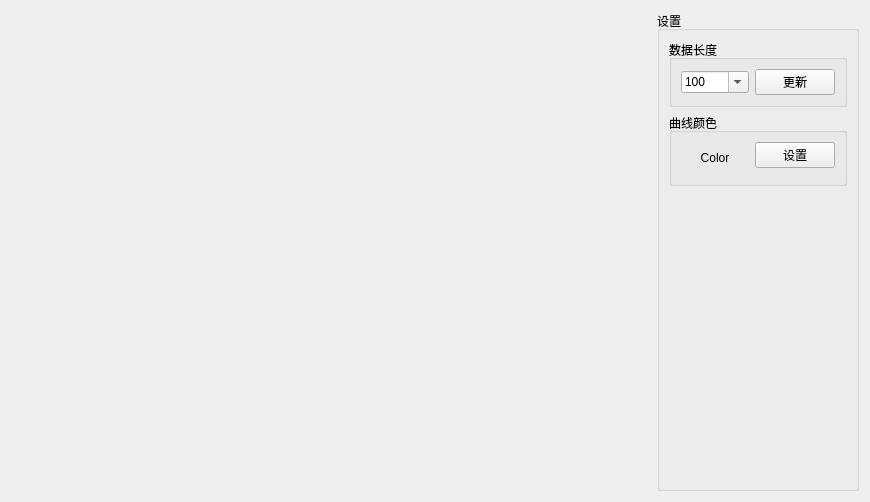
<?xml version="1.0" encoding="UTF-8"?>
<ui version="4.0">
 <class>Form_Draw_Curve</class>
 <widget class="QWidget" name="Form_Draw_Curve">
  <property name="geometry">
   <rect>
    <x>0</x>
    <y>0</y>
    <width>870</width>
    <height>498</height>
   </rect>
  </property>
  <property name="windowTitle">
   <string>Form</string>
  </property>
  <layout class="QGridLayout" name="gridLayout_2">
   <item row="1" column="2">
    <widget class="QCustomPlot" name="widget" native="true">
     <property name="minimumSize">
      <size>
       <width>640</width>
       <height>480</height>
      </size>
     </property>
     <layout class="QGridLayout" name="gridLayout"/>
    </widget>
   </item>
   <item row="1" column="3">
    <widget class="QGroupBox" name="groupBox">
     <property name="title">
      <string>设置</string>
     </property>
     <layout class="QGridLayout" name="gridLayout_3">
      <item row="1" column="2">
       <widget class="QGroupBox" name="groupBox_3">
        <property name="title">
         <string>曲线颜色</string>
        </property>
        <layout class="QGridLayout" name="gridLayout_5">
         <item row="0" column="0" rowspan="2" colspan="2">
          <widget class="QLabel" name="label_3">
           <property name="text">
            <string>Color</string>
           </property>
           <property name="alignment">
            <set>Qt::AlignCenter</set>
           </property>
          </widget>
         </item>
         <item row="0" column="2">
          <widget class="QPushButton" name="pushButton">
           <property name="text">
            <string>设置</string>
           </property>
          </widget>
         </item>
        </layout>
       </widget>
      </item>
      <item row="2" column="2">
       <spacer name="verticalSpacer">
        <property name="orientation">
         <enum>Qt::Vertical</enum>
        </property>
        <property name="sizeHint" stdset="0">
         <size>
          <width>20</width>
          <height>40</height>
         </size>
        </property>
       </spacer>
      </item>
      <item row="0" column="2">
       <widget class="QGroupBox" name="groupBox_2">
        <property name="title">
         <string>数据长度</string>
        </property>
        <layout class="QGridLayout" name="gridLayout_4">
         <item row="0" column="0">
          <widget class="QComboBox" name="comboBox">
           <property name="editable">
            <bool>true</bool>
           </property>
           <item>
            <property name="text">
             <string>100</string>
            </property>
           </item>
           <item>
            <property name="text">
             <string>500</string>
            </property>
           </item>
           <item>
            <property name="text">
             <string>1000</string>
            </property>
           </item>
           <item>
            <property name="text">
             <string>5000</string>
            </property>
           </item>
           <item>
            <property name="text">
             <string>10000</string>
            </property>
           </item>
          </widget>
         </item>
         <item row="0" column="1">
          <widget class="QPushButton" name="pushButton_2">
           <property name="text">
            <string>更新</string>
           </property>
          </widget>
         </item>
        </layout>
       </widget>
      </item>
     </layout>
    </widget>
   </item>
  </layout>
 </widget>
 <customwidgets>
  <customwidget>
   <class>QCustomPlot</class>
   <extends>QWidget</extends>
   <header>qcustomplot.h</header>
   <container>1</container>
  </customwidget>
 </customwidgets>
 <resources/>
 <connections/>
</ui>
